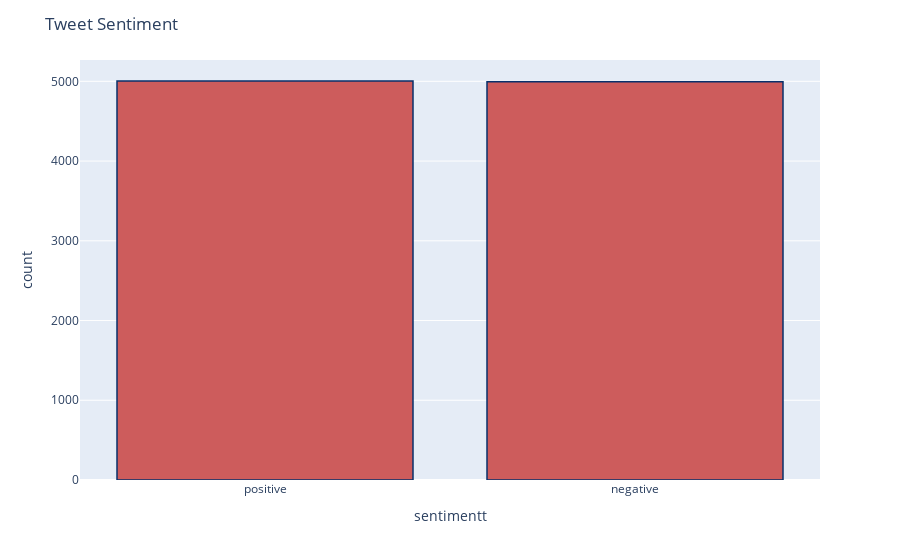

Notebook source saved alongside this figure:
### Code cell
############# WRITE THE CODE IN THIS CELL ####################
# review distribution
#Replacing numerical sentiment values with corresponding labels
df['sentimentt'] = df['sentiment'].replace({1 : 'positive', 0 : 'negative'})

#Plotting a histogram for tweet sentiment using Plotly Express
fig = px.histogram(df, x="sentimentt")

#Customising plot appearance
fig.update_traces(marker_color="indianred",marker_line_color='rgb(8,48,107)', marker_line_width=1.5)
fig.update_layout(title_text='Tweet Sentiment')

#Displaying the plot
fig.show()

#Displaying the modified dataframe with sentiment labels
df

### Figure 1 — Plotly figure (JSON) as saved in the notebook; plotly's stock layout.template omitted (floating-point values rounded to 4 significant figures; data arrays with more than 128 entries replaced by an {"elided": "..."} marker saying what was removed)
{"data": [{"alignmentgroup": "True", "bingroup": "x", "hovertemplate": "sentimentt=%{x}<br>count=%{y}<extra></extra>", "legendgroup": "", "marker": {"color": "indianred", "line": {"color": "rgb(8,48,107)", "width": 1.5}, "pattern": {"shape": ""}}, "name": "", "offsetgroup": "", "orientation": "v", "showlegend": false, "type": "histogram", "x": {"elided": "10000 str values"}, "xaxis": "x", "yaxis": "y"}], "layout": {"barmode": "relative", "legend": {"tracegroupgap": 0}, "margin": {"t": 60}, "title": {"text": "Tweet Sentiment"}, "xaxis": {"anchor": "y", "domain": [0, 1], "title": {"text": "sentimentt"}}, "yaxis": {"anchor": "x", "domain": [0, 1], "title": {"text": "count"}}}}
